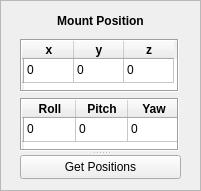
   <widget class="QFrame" name="frame_mountPos">
    <property name="geometry">
     <rect>
      <x>10</x>
      <y>470</y>
      <width>201</width>
      <height>191</height>
     </rect>
    </property>
    <property name="frameShape">
     <enum>QFrame::StyledPanel</enum>
    </property>
    <property name="frameShadow">
     <enum>QFrame::Raised</enum>
    </property>
    <widget class="QSplitter" name="splitter_16">
     <property name="geometry">
      <rect>
       <x>20</x>
       <y>10</y>
       <width>161</width>
       <height>169</height>
      </rect>
     </property>
     <property name="orientation">
      <enum>Qt::Vertical</enum>
     </property>
     <widget class="QWidget" name="layoutWidget">
      <layout class="QVBoxLayout" name="verticalLayout_3">
       <item>
        <widget class="QLabel" name="label_mountPosition">
         <property name="text">
          <string>&lt;html&gt;&lt;head/&gt;&lt;body&gt;&lt;p align=&quot;center&quot;&gt;&lt;span style=&quot; font-size:9pt; font-weight:600;&quot;&gt;Mount Position&lt;/span&gt;&lt;/p&gt;&lt;/body&gt;&lt;/html&gt;</string>
         </property>
        </widget>
       </item>
       <item>
        <widget class="QTableWidget" name="table_mountPos_xyz">
         <property name="sizePolicy">
          <sizepolicy hsizetype="Minimum" vsizetype="Minimum">
           <horstretch>0</horstretch>
           <verstretch>0</verstretch>
          </sizepolicy>
         </property>
         <property name="maximumSize">
          <size>
           <width>159</width>
           <height>53</height>
          </size>
         </property>
         <property name="frameShape">
          <enum>QFrame::Box</enum>
         </property>
         <property name="frameShadow">
          <enum>QFrame::Sunken</enum>
         </property>
         <property name="lineWidth">
          <number>1</number>
         </property>
         <property name="verticalScrollBarPolicy">
          <enum>Qt::ScrollBarAlwaysOff</enum>
         </property>
         <property name="horizontalScrollBarPolicy">
          <enum>Qt::ScrollBarAlwaysOff</enum>
         </property>
         <property name="sizeAdjustPolicy">
          <enum>QAbstractScrollArea::AdjustIgnored</enum>
         </property>
         <property name="selectionMode">
          <enum>QAbstractItemView::NoSelection</enum>
         </property>
         <property name="iconSize">
          <size>
           <width>0</width>
           <height>0</height>
          </size>
         </property>
         <property name="horizontalScrollMode">
          <enum>QAbstractItemView::ScrollPerPixel</enum>
         </property>
         <property name="wordWrap">
          <bool>true</bool>
         </property>
         <property name="cornerButtonEnabled">
          <bool>false</bool>
         </property>
         <attribute name="horizontalHeaderDefaultSectionSize">
          <number>50</number>
         </attribute>
         <attribute name="horizontalHeaderShowSortIndicator" stdset="0">
          <bool>false</bool>
         </attribute>
         <attribute name="verticalHeaderDefaultSectionSize">
          <number>24</number>
         </attribute>
         <row>
          <property name="text">
           <string/>
          </property>
         </row>
         <column>
          <property name="text">
           <string>x</string>
          </property>
          <property name="font">
           <font>
            <weight>75</weight>
            <bold>true</bold>
           </font>
          </property>
         </column>
         <column>
          <property name="text">
           <string>y</string>
          </property>
          <property name="font">
           <font>
            <weight>75</weight>
            <bold>true</bold>
           </font>
          </property>
         </column>
         <column>
          <property name="text">
           <string>z</string>
          </property>
          <property name="font">
           <font>
            <weight>75</weight>
            <bold>true</bold>
           </font>
          </property>
         </column>
         <item row="0" column="0">
          <property name="text">
           <string>0</string>
          </property>
         </item>
         <item row="0" column="1">
          <property name="text">
           <string>0</string>
          </property>
         </item>
         <item row="0" column="2">
          <property name="text">
           <string>0</string>
          </property>
         </item>
        </widget>
       </item>
       <item>
        <widget class="QTableWidget" name="table_mountPos_rpy">
         <property name="sizePolicy">
          <sizepolicy hsizetype="Minimum" vsizetype="Minimum">
           <horstretch>0</horstretch>
           <verstretch>0</verstretch>
          </sizepolicy>
         </property>
         <property name="maximumSize">
          <size>
           <width>159</width>
           <height>53</height>
          </size>
         </property>
         <property name="frameShape">
          <enum>QFrame::Box</enum>
         </property>
         <property name="frameShadow">
          <enum>QFrame::Sunken</enum>
         </property>
         <property name="lineWidth">
          <number>1</number>
         </property>
         <property name="verticalScrollBarPolicy">
          <enum>Qt::ScrollBarAlwaysOff</enum>
         </property>
         <property name="horizontalScrollBarPolicy">
          <enum>Qt::ScrollBarAlwaysOff</enum>
         </property>
         <property name="sizeAdjustPolicy">
          <enum>QAbstractScrollArea::AdjustIgnored</enum>
         </property>
         <property name="selectionMode">
          <enum>QAbstractItemView::NoSelection</enum>
         </property>
         <property name="iconSize">
          <size>
           <width>0</width>
           <height>0</height>
          </size>
         </property>
         <property name="horizontalScrollMode">
          <enum>QAbstractItemView::ScrollPerPixel</enum>
         </property>
         <property name="wordWrap">
          <bool>true</bool>
         </property>
         <property name="cornerButtonEnabled">
          <bool>false</bool>
         </property>
         <attribute name="horizontalHeaderDefaultSectionSize">
          <number>52</number>
         </attribute>
         <attribute name="horizontalHeaderShowSortIndicator" stdset="0">
          <bool>false</bool>
         </attribute>
         <attribute name="verticalHeaderDefaultSectionSize">
          <number>24</number>
         </attribute>
         <row>
          <property name="text">
           <string/>
          </property>
         </row>
         <column>
          <property name="text">
           <string>Roll</string>
          </property>
          <property name="font">
           <font>
            <weight>75</weight>
            <bold>true</bold>
           </font>
          </property>
         </column>
         <column>
          <property name="text">
           <string>Pitch</string>
          </property>
          <property name="font">
           <font>
            <weight>75</weight>
            <bold>true</bold>
           </font>
          </property>
         </column>
         <column>
          <property name="text">
           <string>Yaw</string>
          </property>
          <property name="font">
           <font>
            <weight>75</weight>
            <bold>true</bold>
           </font>
          </property>
         </column>
         <item row="0" column="0">
          <property name="text">
           <string>0</string>
          </property>
         </item>
         <item row="0" column="1">
          <property name="text">
           <string>0</string>
          </property>
         </item>
         <item row="0" column="2">
          <property name="text">
           <string>0</string>
          </property>
         </item>
        </widget>
       </item>
      </layout>
     </widget>
     <widget class="QPushButton" name="pushButton_getpositions">
      <property name="text">
       <string>Get Positions</string>
      </property>
     </widget>
    </widget>
   </widget>
